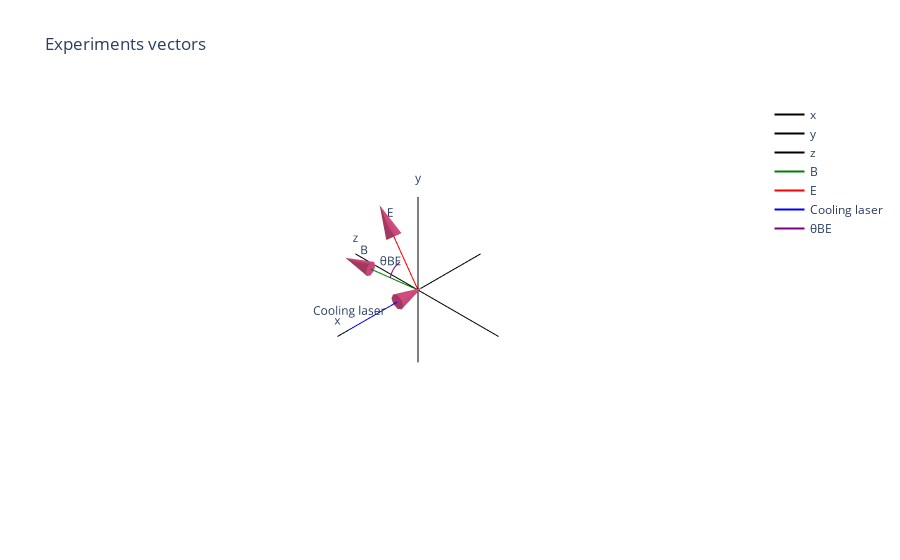

Notebook source saved alongside this figure:
### Markdown cell above
We now hope to calculate the actual vector $\hat{B}$ from the curvefit algorithm. The ion_model package contains a PolarVector class which can be used to define a polar vector, along with methods for converting to cartesian coordinates and calculating the angle between two vectors. Polar vector is defined using conventional spherical polar coordinates

<p align="center">
<img src="img/SphericalCoordinates_1201.png" height="300">
</p>

PolarVector's have built in manipulation methods including

- self.update ; args: r, theta, phi ; update the radius, theta and phi of the vector with new values
- self.rotate_theta_by ; args: radians ; change the angle of theta by an angle
- self.rotate_phi_by ; args: radians ; change the angle of phi by an angle
- self.change_mag ; args: length ; change radius by a length
- self.convert_to_cartesian ; None ; Convert polar to cartesian
- self.rotate_about_x ; args: theta ; Rotate vector about x axis
- self.rotate_about_y ; args: theta ; Rotate vector about y axis
- self.rotate_about_z ; args: theta ; Rotate vector about z axis
- self.translate ; args: translate ; Translates vector in cartesian coordinates by a translation vector
- self.flip ; None ; flips the vector (this needs to be characterised)

### Code cell
from ion_model import PolarVector, CartVector
import numpy as np
from plotly_wrapper import VectorPlot
from pprint import pprint

B = PolarVector(r=1, theta=np.pi/8, phi=np.pi/12)
E = PolarVector(r=1, theta=np.pi/2, phi=np.arccos(1/np.sqrt(3)))
laser_pointing = PolarVector(r=1, theta=0, phi=np.pi/2)


laser_pointing.flip()
laser_pointing.translate(np.array([[0.3, 0.3], [0, 0], [0, 0]]))
vp = VectorPlot()
vp.add_arc_between_vecs(B, E, line={"color": "purple"}, name="θBE", mode="lines+text", text=["θBE"])
vp.add_vector({'B': B, "E": E, "Cooling laser": laser_pointing},
               {"B": {"line": {"color": "green"}, "text": ["", "B"]}, 
                "E": {"line": {"color": "red"}, "text": ["", "E"]},
                "Cooling laser": {"line": {"color": "blue"}, "text": ["Cooling laser", ""]}})

vp.align_vectors_with_experiment()
vp.prepare_plot()
fig = vp.plot(title="Experiments vectors")

fig.show()

### Figure 1 — Plotly figure (JSON) as saved in the notebook; plotly's stock layout.template omitted (floating-point values rounded to 4 significant figures)
{"data": [{"line": {"color": "black"}, "mode": "lines+text", "name": "x", "text": ["", "x"], "type": "scatter3d", "x": [-1.5, 1.5], "y": [0, -1.837e-16], "z": [0, 1.125e-32]}, {"line": {"color": "black"}, "mode": "lines+text", "name": "y", "text": ["", "y"], "type": "scatter3d", "x": [0, 1.837e-16], "y": [-9.185e-17, -9.185e-17], "z": [-1.5, 1.5]}, {"line": {"color": "black"}, "mode": "lines+text", "name": "z", "text": ["", "z"], "type": "scatter3d", "x": [0, 0], "y": [1.5, -1.5], "z": [-9.185e-17, 9.185e-17]}, {"line": {"color": "green"}, "mode": "lines+text", "name": "B", "text": ["", "B"], "type": "scatter3d", "x": [0, 0.2391], "y": [0, -0.9659], "z": [0, 0.09905]}, {"showscale": false, "sizemode": "absolute", "sizeref": 0.5, "type": "cone", "u": [0.2391], "v": [-0.9659], "w": [0.09905], "x": [0.2391, 0], "y": [-0.9659, 0], "z": [0.09905, 0]}, {"line": {"color": "red"}, "mode": "lines+text", "name": "E", "text": ["", "E"], "type": "scatter3d", "x": [0, 5e-17], "y": [0, -0.5774], "z": [0, 0.8165]}, {"showscale": false, "sizemode": "absolute", "sizeref": 0.5, "type": "cone", "u": [5e-17], "v": [-0.5774], "w": [0.8165], "x": [5e-17, 0], "y": [-0.5774, 0], "z": [0.8165, 0]}, {"line": {"color": "blue"}, "mode": "lines+text", "name": "Cooling laser", "text": ["Cooling laser", ""], "type": "scatter3d", "x": [1.3, 0.3], "y": [-6.123e-17, 0], "z": [3.749e-33, 0]}, {"showscale": false, "sizemode": "absolute", "sizeref": 0.5, "type": "cone", "u": [-1], "v": [6.123e-17], "w": [-3.749e-33], "x": [0.3, 1.3], "y": [0, -6.123e-17], "z": [0, 3.749e-33]}, {"line": {"color": "purple"}, "mode": "lines+text", "name": "θBE", "text": ["θBE"], "type": "scatter3d", "x": [0.1182, 0.1168, 0.1153, 0.1139, 0.1124, 0.1109, 0.1094, 0.1079, 0.1063, 0.1047, 0.1031, 0.1015, 0.09986, 0.09821, 0.09654, 0.09484, 0.09313, 0.09141, 0.08966, 0.0879, 0.08613, 0.08433, 0.08252, 0.0807, 0.07886, 0.077, 0.07513, 0.07325, 0.07135, 0.06944, 0.06752, 0.06558, 0.06364, 0.06168, 0.05971, 0.05772, 0.05573, 0.05373, 0.05171, 0.04969, 0.04766, 0.04562, 0.04357, 0.04151, 0.03945, 0.03737, 0.03529, 0.03321, 0.03112, 0.02902], "y": [-0.4825, -0.482, -0.4814, -0.4807, -0.4799, -0.479, -0.478, -0.477, -0.4758, -0.4745, -0.4732, -0.4718, -0.4702, -0.4686, -0.4669, -0.4652, -0.4633, -0.4613, -0.4593, -0.4571, -0.4549, -0.4526, -0.4502, -0.4477, -0.4451, -0.4425, -0.4398, -0.4369, -0.434, -0.4311, -0.428, -0.4248, -0.4216, -0.4183, -0.4149, -0.4115, -0.4079, -0.4043, -0.4006, -0.3968, -0.393, -0.3891, -0.3851, -0.381, -0.3769, -0.3727, -0.3684, -0.364, -0.3596, -0.3551], "z": [0.05626, 0.06299, 0.06971, 0.07641, 0.0831, 0.08977, 0.09643, 0.1031, 0.1097, 0.1163, 0.1228, 0.1294, 0.1359, 0.1424, 0.1489, 0.1553, 0.1617, 0.1681, 0.1744, 0.1807, 0.187, 0.1932, 0.1994, 0.2056, 0.2117, 0.2178, 0.2238, 0.2298, 0.2357, 0.2416, 0.2475, 0.2533, 0.2591, 0.2648, 0.2704, 0.276, 0.2816, 0.2871, 0.2925, 0.2979, 0.3032, 0.3085, 0.3137, 0.3189, 0.324, 0.329, 0.3339, 0.3388, 0.3437, 0.3484]}], "layout": {"scene": {"xaxis": {"visible": false}, "yaxis": {"visible": false}, "zaxis": {"visible": false}}, "title": {"text": "Experiments vectors"}}}
